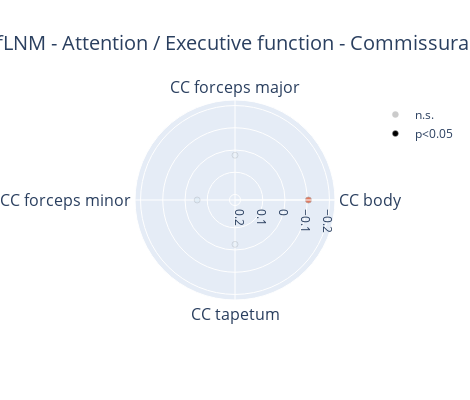
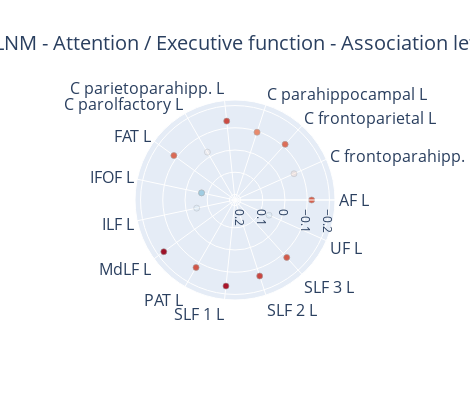
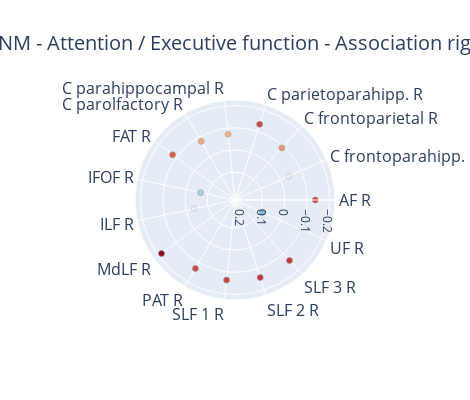
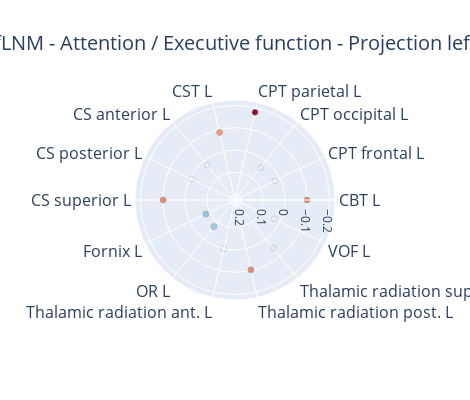

The cell these charts' notebook holds for them, in order:
### Code cell
for beta_index_name, beta_index in result_dict_tracts.items():

    effects = beta_index.copy()
    effects_signif = result_dict_tracts_signif[beta_index_name].copy() # Assuming similar structure as result_dict_tracts

    roistats_df = pd.DataFrame({"effects": effects.values.flatten(), "effects_signif": effects_signif.values.flatten()}, index=labels_tracts)

    fig_list = []

    for k, v in toi_group_dict.items():
        v = [f"{roi}" for roi in v]

        roistats_df_group = roistats_df.loc[sorted(v)].reset_index()
        roistats_df_group["index"] = roistats_df_group["index"].str.replace(".nii.gz","")
        roistats_df_group["index"] = roistats_df_group["index"].map(tract_abbreviation_dict)

        import plotly.express as px
        import plotly.graph_objs as go

        # Determine color map based on the range of 'effects'
        if roistats_df_group["effects"].max() < 0:
            cmap = "Reds_r"
        elif roistats_df_group["effects"].min() > 0:
            cmap = "Blues_r"
        else:
            cmap = "RdBu"

        if "Commissural" in k: showlegend=True
        else: showlegend=False

        # Create a new figure
        fig = go.Figure()

        # Add the 'effects' scatter plot
        fig.add_trace(go.Scatterpolar(
            r=roistats_df_group['effects'],
            theta=roistats_df_group['index'],
            mode='markers',
            name='n.s.',
            marker=dict(color=roistats_df_group['effects'], opacity=0.2, coloraxis="coloraxis", line=dict(width=0.5, color="Black")),
            
        ))

        # Add the 'effects_signif' scatter plot
        fig.add_trace(go.Scatterpolar(
            r=roistats_df_group['effects_signif'],
            theta=roistats_df_group['index'],
            mode='markers',
            name='p<0.05',
            marker=dict(color=roistats_df_group['effects'], coloraxis="coloraxis", line=dict(width=0.5, color="Darkgray")),
            opacity=1
        ))

        # Update figure layout
        fig.update_layout(
            # title=f"{beta_index_name_styling_dict[beta_index_name]} - {k}",
            title={'text': f"{beta_index_name_styling_dict[beta_index_name]} - {k}", 'x': 0.5, 'xanchor': 'center', 'font': {'size': 20}},
            # title_x=0.5,
            width=470,
            height=400,
            coloraxis=dict(colorscale=cmap, cmin=-0.2, cmax=0.2),
            polar=dict(radialaxis=dict(nticks=5), radialaxis_range=[0.225, -0.225]),
            legend_title_text=r'',
            showlegend=showlegend,
            coloraxis_showscale=False
        )
        margin = 100
        fig.update_layout(margin=dict(l=margin, r=margin, t=margin, b=margin)) 
        fig.update_polars(angularaxis_tickfont=dict(size=16))

        fig_list.append(fig)
        fig.show()
        fig.write_image(output_dir/f"wmtracts_{beta_index_name}_{k}_radar_plots.png", scale=4)

### Figure 1 — Plotly figure (JSON) as saved in the notebook; plotly's stock layout.template omitted (floating-point values rounded to 4 significant figures)
{"data": [{"marker": {"color": [-0.1054, 0.0236, 0.0547, 0.0254], "coloraxis": "coloraxis", "line": {"color": "Black", "width": 0.5}, "opacity": 0.2}, "mode": "markers", "name": "n.s.", "r": [-0.1054, 0.0236, 0.0547, 0.0254], "theta": ["CC body", "CC forceps major", "CC forceps minor", "CC tapetum"], "type": "scatterpolar"}, {"marker": {"color": [-0.1054, 0.0236, 0.0547, 0.0254], "coloraxis": "coloraxis", "line": {"color": "Darkgray", "width": 0.5}}, "mode": "markers", "name": "p<0.05", "opacity": 1, "r": [-0.1054, null, null, null], "theta": ["CC body", "CC forceps major", "CC forceps minor", "CC tapetum"], "type": "scatterpolar"}], "layout": {"coloraxis": {"cmax": 0.2, "cmin": -0.2, "colorscale": [[0, "rgb(103,0,31)"], [0.1, "rgb(178,24,43)"], [0.2, "rgb(214,96,77)"], [0.3, "rgb(244,165,130)"], [0.4, "rgb(253,219,199)"], [0.5, "rgb(247,247,247)"], [0.6, "rgb(209,229,240)"], [0.7, "rgb(146,197,222)"], [0.8, "rgb(67,147,195)"], [0.9, "rgb(33,102,172)"], [1, "rgb(5,48,97)"]], "showscale": false}, "height": 400, "legend": {"title": {"text": ""}}, "margin": {"b": 100, "l": 100, "r": 100, "t": 100}, "polar": {"angularaxis": {"tickfont": {"size": 16}}, "radialaxis": {"nticks": 5, "range": [0.225, -0.225]}}, "showlegend": true, "title": {"font": {"size": 20}, "text": "fLNM - Attention / Executive function - Commissural", "x": 0.5, "xanchor": "center"}, "width": 470}}

### Figure 2 — Plotly figure (JSON) as saved in the notebook; plotly's stock layout.template omitted (floating-point values rounded to 4 significant figures)
{"data": [{"marker": {"color": [-0.1201, -0.0656, -0.112, -0.0957, -0.1319, -0.0237, -0.115, 0.0712, 0.0488, -0.171, -0.1256, -0.1643, -0.1347, -0.1229, 0.0573], "coloraxis": "coloraxis", "line": {"color": "Black", "width": 0.5}, "opacity": 0.2}, "mode": "markers", "name": "n.s.", "r": [-0.1201, -0.0656, -0.112, -0.0957, -0.1319, -0.0237, -0.115, 0.0712, 0.0488, -0.171, -0.1256, -0.1643, -0.1347, -0.1229, 0.0573], "theta": ["AF L", "C frontoparahipp. L", "C frontoparietal L", "C parahippocampal L", "C parietoparahipp. L", "C parolfactory L", "FAT L", "IFOF L", "ILF L", "MdLF L", "PAT L", "SLF 1 L", "SLF 2 L", "SLF 3 L", "UF L"], "type": "scatterpolar"}, {"marker": {"color": [-0.1201, -0.0656, -0.112, -0.0957, -0.1319, -0.0237, -0.115, 0.0712, 0.0488, -0.171, -0.1256, -0.1643, -0.1347, -0.1229, 0.0573], "coloraxis": "coloraxis", "line": {"color": "Darkgray", "width": 0.5}}, "mode": "markers", "name": "p<0.05", "opacity": 1, "r": [-0.1201, null, -0.112, -0.0957, -0.1319, null, -0.115, 0.0712, null, -0.171, -0.1256, -0.1643, -0.1347, -0.1229, null], "theta": ["AF L", "C frontoparahipp. L", "C frontoparietal L", "C parahippocampal L", "C parietoparahipp. L", "C parolfactory L", "FAT L", "IFOF L", "ILF L", "MdLF L", "PAT L", "SLF 1 L", "SLF 2 L", "SLF 3 L", "UF L"], "type": "scatterpolar"}], "layout": {"coloraxis": {"cmax": 0.2, "cmin": -0.2, "colorscale": [[0, "rgb(103,0,31)"], [0.1, "rgb(178,24,43)"], [0.2, "rgb(214,96,77)"], [0.3, "rgb(244,165,130)"], [0.4, "rgb(253,219,199)"], [0.5, "rgb(247,247,247)"], [0.6, "rgb(209,229,240)"], [0.7, "rgb(146,197,222)"], [0.8, "rgb(67,147,195)"], [0.9, "rgb(33,102,172)"], [1, "rgb(5,48,97)"]], "showscale": false}, "height": 400, "legend": {"title": {"text": ""}}, "margin": {"b": 100, "l": 100, "r": 100, "t": 100}, "polar": {"angularaxis": {"tickfont": {"size": 16}}, "radialaxis": {"nticks": 5, "range": [0.225, -0.225]}}, "showlegend": false, "title": {"font": {"size": 20}, "text": "fLNM - Attention / Executive function - Association left", "x": 0.5, "xanchor": "center"}, "width": 470}}

### Figure 3 — Plotly figure (JSON) as saved in the notebook; plotly's stock layout.template omitted (floating-point values rounded to 4 significant figures)
{"data": [{"marker": {"color": [-0.1363, -0.0398, -0.0905, -0.1332, -0.0729, -0.0798, -0.122, 0.067, 0.0371, -0.1839, -0.1311, -0.1372, -0.1422, -0.1413, 0.0899], "coloraxis": "coloraxis", "line": {"color": "Black", "width": 0.5}, "opacity": 0.2}, "mode": "markers", "name": "n.s.", "r": [-0.1363, -0.0398, -0.0905, -0.1332, -0.0729, -0.0798, -0.122, 0.067, 0.0371, -0.1839, -0.1311, -0.1372, -0.1422, -0.1413, 0.0899], "theta": ["AF R", "C frontoparahipp. R", "C frontoparietal R", "C parietoparahipp. R", "C parahippocampal R", "C parolfactory R", "FAT R", "IFOF R", "ILF R", "MdLF R", "PAT R", "SLF 1 R", "SLF 2 R", "SLF 3 R", "UF R"], "type": "scatterpolar"}, {"marker": {"color": [-0.1363, -0.0398, -0.0905, -0.1332, -0.0729, -0.0798, -0.122, 0.067, 0.0371, -0.1839, -0.1311, -0.1372, -0.1422, -0.1413, 0.0899], "coloraxis": "coloraxis", "line": {"color": "Darkgray", "width": 0.5}}, "mode": "markers", "name": "p<0.05", "opacity": 1, "r": [-0.1363, null, -0.0905, -0.1332, -0.0729, -0.0798, -0.122, 0.067, null, -0.1839, -0.1311, -0.1372, -0.1422, -0.1413, 0.0899], "theta": ["AF R", "C frontoparahipp. R", "C frontoparietal R", "C parietoparahipp. R", "C parahippocampal R", "C parolfactory R", "FAT R", "IFOF R", "ILF R", "MdLF R", "PAT R", "SLF 1 R", "SLF 2 R", "SLF 3 R", "UF R"], "type": "scatterpolar"}], "layout": {"coloraxis": {"cmax": 0.2, "cmin": -0.2, "colorscale": [[0, "rgb(103,0,31)"], [0.1, "rgb(178,24,43)"], [0.2, "rgb(214,96,77)"], [0.3, "rgb(244,165,130)"], [0.4, "rgb(253,219,199)"], [0.5, "rgb(247,247,247)"], [0.6, "rgb(209,229,240)"], [0.7, "rgb(146,197,222)"], [0.8, "rgb(67,147,195)"], [0.9, "rgb(33,102,172)"], [1, "rgb(5,48,97)"]], "showscale": false}, "height": 400, "legend": {"title": {"text": ""}}, "margin": {"b": 100, "l": 100, "r": 100, "t": 100}, "polar": {"angularaxis": {"tickfont": {"size": 16}}, "radialaxis": {"nticks": 5, "range": [0.225, -0.225]}}, "showlegend": false, "title": {"font": {"size": 20}, "text": "fLNM - Attention / Executive function - Association right", "x": 0.5, "xanchor": "center"}, "width": 470}}

### Figure 4 — Plotly figure (JSON) as saved in the notebook; plotly's stock layout.template omitted (floating-point values rounded to 4 significant figures)
{"data": [{"marker": {"color": [-0.0987, 0.0251, 0.0396, -0.1798, -0.0866, 0.025, 0.0088, -0.0987, 0.0793, 0.0724, 0, -0.0973, -0.0522, 0.0294], "coloraxis": "coloraxis", "line": {"color": "Black", "width": 0.5}, "opacity": 0.2}, "mode": "markers", "name": "n.s.", "r": [-0.0987, 0.0251, 0.0396, -0.1798, -0.0866, 0.025, 0.0088, -0.0987, 0.0793, 0.0724, 0, -0.0973, -0.0522, 0.0294], "theta": ["CBT L", "CPT frontal L", "CPT occipital L", "CPT parietal L", "CST L", "CS anterior L", "CS posterior L", "CS superior L", "Fornix L", "OR L", "Thalamic radiation\nant. L", "Thalamic radiation\npost. L", "Thalamic radiation\nsup. L", "VOF L"], "type": "scatterpolar"}, {"marker": {"color": [-0.0987, 0.0251, 0.0396, -0.1798, -0.0866, 0.025, 0.0088, -0.0987, 0.0793, 0.0724, 0, -0.0973, -0.0522, 0.0294], "coloraxis": "coloraxis", "line": {"color": "Darkgray", "width": 0.5}}, "mode": "markers", "name": "p<0.05", "opacity": 1, "r": [-0.0987, null, null, -0.1798, -0.0866, null, null, -0.0987, 0.0793, 0.0724, null, -0.0973, null, null], "theta": ["CBT L", "CPT frontal L", "CPT occipital L", "CPT parietal L", "CST L", "CS anterior L", "CS posterior L", "CS superior L", "Fornix L", "OR L", "Thalamic radiation\nant. L", "Thalamic radiation\npost. L", "Thalamic radiation\nsup. L", "VOF L"], "type": "scatterpolar"}], "layout": {"coloraxis": {"cmax": 0.2, "cmin": -0.2, "colorscale": [[0, "rgb(103,0,31)"], [0.1, "rgb(178,24,43)"], [0.2, "rgb(214,96,77)"], [0.3, "rgb(244,165,130)"], [0.4, "rgb(253,219,199)"], [0.5, "rgb(247,247,247)"], [0.6, "rgb(209,229,240)"], [0.7, "rgb(146,197,222)"], [0.8, "rgb(67,147,195)"], [0.9, "rgb(33,102,172)"], [1, "rgb(5,48,97)"]], "showscale": false}, "height": 400, "legend": {"title": {"text": ""}}, "margin": {"b": 100, "l": 100, "r": 100, "t": 100}, "polar": {"angularaxis": {"tickfont": {"size": 16}}, "radialaxis": {"nticks": 5, "range": [0.225, -0.225]}}, "showlegend": false, "title": {"font": {"size": 20}, "text": "fLNM - Attention / Executive function - Projection left", "x": 0.5, "xanchor": "center"}, "width": 470}}
